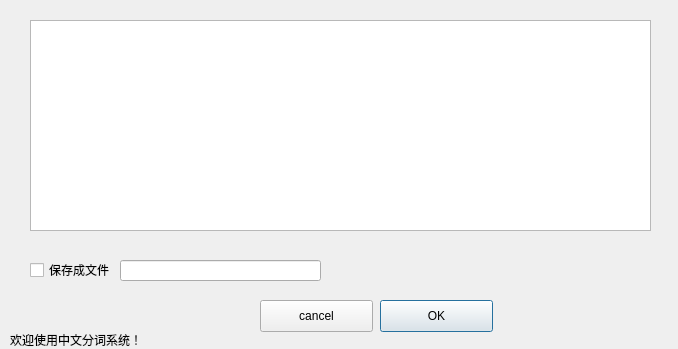
<?xml version="1.0" encoding="UTF-8"?>
<ui version="4.0">
 <class>readFromInput</class>
 <widget class="QDialog" name="readFromInput">
  <property name="enabled">
   <bool>true</bool>
  </property>
  <property name="geometry">
   <rect>
    <x>0</x>
    <y>0</y>
    <width>678</width>
    <height>349</height>
   </rect>
  </property>
  <property name="windowTitle">
   <string>Dialog</string>
  </property>
  <widget class="QTextEdit" name="textEdit_readFromInput">
   <property name="geometry">
    <rect>
     <x>30</x>
     <y>20</y>
     <width>621</width>
     <height>211</height>
    </rect>
   </property>
  </widget>
  <widget class="QPushButton" name="readFromInput_ok_btn">
   <property name="geometry">
    <rect>
     <x>380</x>
     <y>300</y>
     <width>113</width>
     <height>32</height>
    </rect>
   </property>
   <property name="styleSheet">
    <string notr="true"/>
   </property>
   <property name="text">
    <string>OK</string>
   </property>
  </widget>
  <widget class="QPushButton" name="readFromInput_cancel_btn">
   <property name="geometry">
    <rect>
     <x>260</x>
     <y>300</y>
     <width>113</width>
     <height>32</height>
    </rect>
   </property>
   <property name="text">
    <string>cancel</string>
   </property>
  </widget>
  <widget class="QCheckBox" name="checkBox">
   <property name="enabled">
    <bool>true</bool>
   </property>
   <property name="geometry">
    <rect>
     <x>30</x>
     <y>260</y>
     <width>87</width>
     <height>20</height>
    </rect>
   </property>
   <property name="text">
    <string>保存成文件</string>
   </property>
  </widget>
  <widget class="QLineEdit" name="lineEdit_saveReadFromInput">
   <property name="enabled">
    <bool>true</bool>
   </property>
   <property name="geometry">
    <rect>
     <x>120</x>
     <y>260</y>
     <width>201</width>
     <height>21</height>
    </rect>
   </property>
  </widget>
  <widget class="QLabel" name="label_2">
   <property name="geometry">
    <rect>
     <x>10</x>
     <y>330</y>
     <width>131</width>
     <height>20</height>
    </rect>
   </property>
   <property name="styleSheet">
    <string notr="true">font: 11pt &quot;.SF NS Text&quot;;</string>
   </property>
   <property name="text">
    <string>欢迎使用中文分词系统！</string>
   </property>
  </widget>
  <widget class="QLabel" name="warning_info">
   <property name="geometry">
    <rect>
     <x>30</x>
     <y>240</y>
     <width>291</width>
     <height>16</height>
    </rect>
   </property>
   <property name="styleSheet">
    <string notr="true">color: rgb(255, 56, 0);
font: 11pt &quot;.SF NS Text&quot;;</string>
   </property>
   <property name="text">
    <string/>
   </property>
  </widget>
 </widget>
 <resources/>
 <connections/>
</ui>
